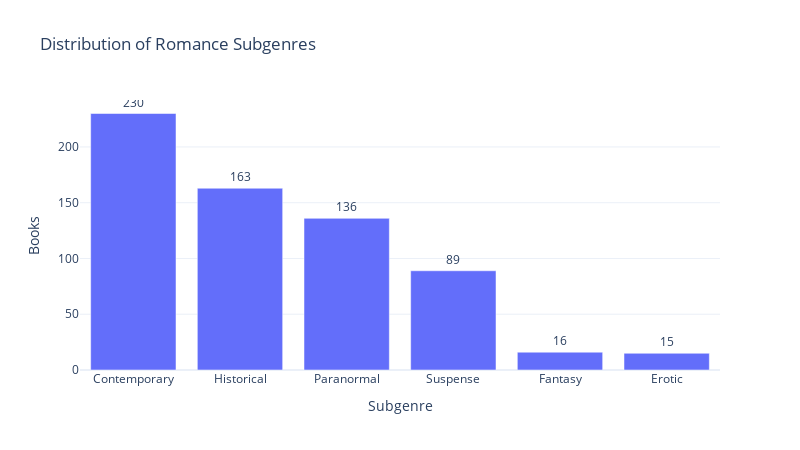

Notebook cell for this chart:
### Markdown cell above
# 3. Chart 1: Distribution of subgenres

**Goal** : to visualize the weight of each subgenre

*Which subgenres dominate the market?*

### Code cell
subgenre_cols = [col for col in df.columns if col.startswith("is_")]

subgenre_counts = {
    col.replace("is_", "").capitalize(): df[col].sum()
    for col in subgenre_cols
}

df_subgenre_dist = (
    pd.DataFrame.from_dict(
        subgenre_counts, orient="index", columns=["Books"]
    )
    .reset_index()
    .rename(columns={"index": "Subgenre"})
    .sort_values("Books", ascending=False)
)

fig = px.bar(
    df_subgenre_dist,
    x="Subgenre",
    y="Books",
    title="Distribution of Romance Subgenres",
    text="Books"
)

fig.update_traces(textposition="outside")
fig.show()

### Figure 1 — Plotly figure (JSON) as saved in the notebook; plotly's stock layout.template omitted (floating-point values rounded to 4 significant figures)
{"data": [{"hovertemplate": "Subgenre=%{x}<br>Books=%{text}<extra></extra>", "legendgroup": "", "marker": {"color": "#636efa", "pattern": {"shape": ""}}, "name": "", "orientation": "v", "showlegend": false, "text": [230.0, 163.0, 136.0, 89.0, 16.0, 15.0], "textposition": "outside", "type": "bar", "x": ["Contemporary", "Historical", "Paranormal", "Suspense", "Fantasy", "Erotic"], "xaxis": "x", "y": [230, 163, 136, 89, 16, 15], "yaxis": "y"}], "layout": {"barmode": "relative", "height": 450, "legend": {"tracegroupgap": 0}, "title": {"text": "Distribution of Romance Subgenres"}, "width": 800, "xaxis": {"anchor": "y", "domain": [0, 1], "title": {"text": "Subgenre"}}, "yaxis": {"anchor": "x", "domain": [0, 1], "title": {"text": "Books"}}}}
